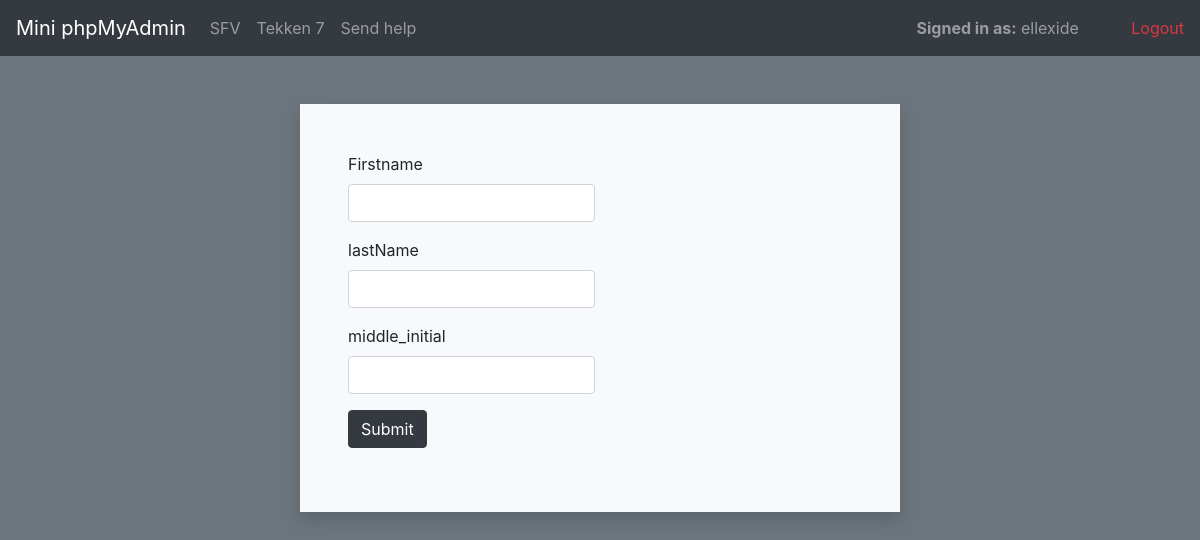
Screenshot of /addRow.php?tb_ID=17&db_id=9 (signed in) with the database file from the repository.
### tables this page shows
CREATE TABLE `db` (
  `db_ID` int(10) NOT NULL,
  `db_Name` varchar(255) NOT NULL,
  `Author` int(10) NOT NULL
);

CREATE TABLE `attributes` (
  `attr_ID` int(10) NOT NULL,
  `attr_Name` varchar(255) NOT NULL,
  `colNum` int(10) NOT NULL,
  `datatype` int(11) NOT NULL,
  `limitation` int(10) NOT NULL,
  `isPrimary` tinyint(1) NOT NULL,
  `isAutoInc` tinyint(1) NOT NULL,
  `isNull` tinyint(1) NOT NULL,
  `isFK` tinyint(1) NOT NULL,
  `tb_ID` int(10) NOT NULL
);

### addRow.php (the view, shortened to what this page needs)
<html>
<head>
    <link rel="stylesheet" href="https://stackpath.bootstrapcdn.com/bootstrap/4.4.1/css/bootstrap.min.css">
    <link rel="stylesheet" href="./styles/bootstrap.min.css">
</head>
<body class="bg-secondary">
    <?php
    if(!isset($_SESSION['Succeed'])) {
      header("Location: login.php");
    }else{
        include "./includes/navbarMain.php";
    }
  ?>
          <div class="container w-50 position-relative mx-auto p-5 my-5 bg-light shadow">
<?php
    $server = "localhost";
    $username = "root";
    $password = "";
    $dbname = "im2";
    if(isset($_GET['tb_ID'])){
        $tb_ID = $_GET['tb_ID'];
    } else {
        $tb_ID = 0;
    }
    if(isset($_GET['db_id'])){
        $db_ID = $_GET['db_id'];
    } else {
        $tb_ID = 0;
    }
    $conn = new mysqli($server,$username,$password,$dbname);
    $sql = "SELECT * FROM attributes WHERE tb_ID = $tb_ID";
    $result = $conn->query($sql);
    $attributeArray = array();
    if($result->num_rows > 0){
        while($attribute = $result->fetch_assoc()){
            if($attribute['isPrimary'] == 1){
                array_unshift($attributeArray, $attribute);
            } else {
                $attributeArray[] = $attribute;
            }
        }
        echo '<form action="addRow.php" method="POST" enctype="multipart/form-data">';
        for($ctr=0; $ctr<count($attributeArray); $ctr++){
            if($attributeArray[$ctr]['isAutoInc']!=1){
                echo '
                <div class="form-row">
                    <div class="form-group col-md-6">
                        <label>'.$attributeArray[$ctr]["attr_Name"].'</label>
                        <input type="'.$input.'" class="form-control" name="'.$attributeArray[$ctr]["attr_ID"].'" required>
                    </div>
                </div>
                ';
            }
        }
        echo '
        <input type="hidden"  class="form-control" name="db_ID" value="'.$db_ID.'" id="db_ID"  required>
        <input type="hidden"  class="form-control" name="tb_ID" value="'.$tb_ID.'" id="tb_ID"  required>
        <input type="submit" class="btn btn-dark text-white" value="Submit" name="submit" required>
        </form>';
    } else {
    }
?>
    </div>
</body>
</html>

### includes/navbarMain.php (shortened to what this page needs)
<nav class="navbar navbar-expand-lg navbar-dark bg-dark text-white">
  <div class="collapse navbar-collapse" id="navbarTogglerDemo01">
    <a class="navbar-brand" href="welcome.php">Mini phpMyAdmin</a>
    <ul class="navbar-nav mr-auto mt-2 mt-lg-0">
    <?php
                $server = "localhost";
                $username = "root";
                $password = "";
                $dbname = "im2";
                $conn = new mysqli($server,$username,$password,$dbname);
                $sql = "SELECT * FROM db";
                $result = $conn->query($sql);
                if($result->num_rows > 0){
                    while($row = $result->fetch_assoc()){
                      echo '
                      <li class="nav-item">
                          <a class="nav-link" href="database.php?db_id='.$row['db_ID'].'">'.$row['db_Name'].'<span class="sr-only"></span></a>
                      </li>
                      ';
                    }
                }else{
                    echo '<li class="nav-item"><a class="nav-link" >No databases yet</a></li>';
                }
    ?>
    </ul>
    <span class="navbar-text">
      <b>Signed in as:</b> <?php echo $_SESSION['Succeed']['username']; ?>
      <a href="?logout=true" class="text-danger ml-5">Logout</a>
    </span>
  </div>
</nav>

### rows the page displays
db: db_Name "SFV"
db: db_Name "Tekken 7"
db: db_Name "Send help"
attributes: attr_Name "Firstname"
attributes: attr_Name "lastName"
attributes: attr_Name "middle_initial"

### other values shown
$_SESSION['Succeed']['username'] "ellexide"
